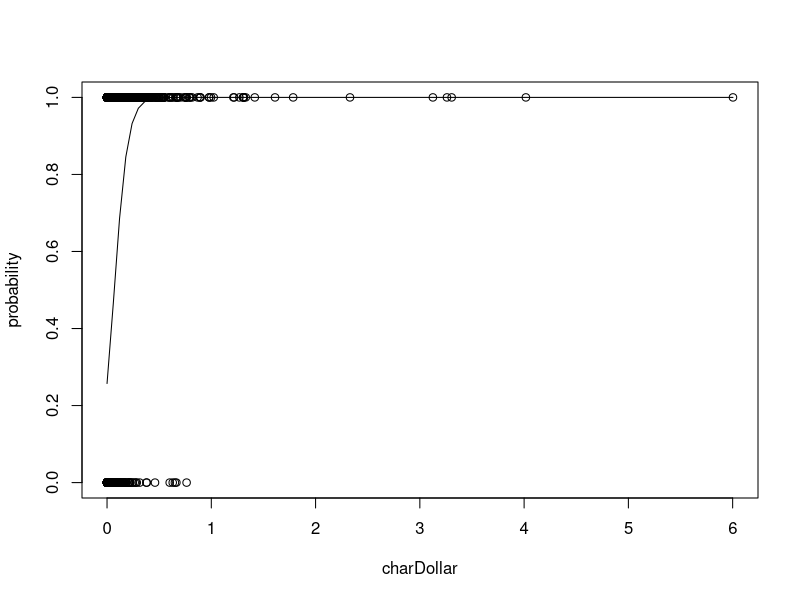

Reproduce this figure in R.


#.................Dataset.............#
library(kernlab)# If it isn't installed, install the kernlab package
data(spam)


#.....Building the test and train sets.....#
set.seed(3435)
trainIndicator = rbinom(4601, size = 1, prob = 0.5)
table(trainIndicator)
trainSpam = spam[trainIndicator == 1, ]
testSpam = spam[trainIndicator == 0, ]

#.....Look at the dataset......#
names(trainSpam)
head(trainSpam)
table(trainSpam$type)
trainSpam$numType = as.numeric(trainSpam$type) - 1

#..........Curve fitting..........#
png(filename="glm.png")
lmFormula=numType~charDollar
plot(lmFormula,data=trainSpam, ylab="probability")
g=glm(lmFormula,family=binomial, data=trainSpam)
curve(predict(g,data.frame(charDollar=x),type="resp"),add=TRUE)
dev.off()
dim(trainSpam)
head(trainSpam)


costFunction = function(x, y) sum(x != (y > 0.5))
cvError = rep(NA, 55)
library(boot)
for (i in 1:55) {
    lmFormula = reformulate(names(trainSpam)[i], response = "numType")
    glmFit = glm(lmFormula, family = "binomial", data = trainSpam)
    cvError[i] = cv.glm(trainSpam, glmFit, costFunction, 2)$delta[2]
}

## Which predictor has minimum cross-validated error?
names(trainSpam)[which.min(cvError)]
## Use the best model from the group
predictionModel = glm(numType ~ charDollar, family = "binomial", data = trainSpam)

## Get predictions on the test set
predictionTest = predict(predictionModel, testSpam)
predictedSpam = rep("nonspam", dim(testSpam)[1])

## Classify as `spam' for those with prob > 0.5
predictedSpam[predictionModel$fitted > 0.5] = "spam"
## Classification table
table(predictedSpam, testSpam$type)
## Error rate
(61 + 458)/(1346 + 458 + 61 + 449)
